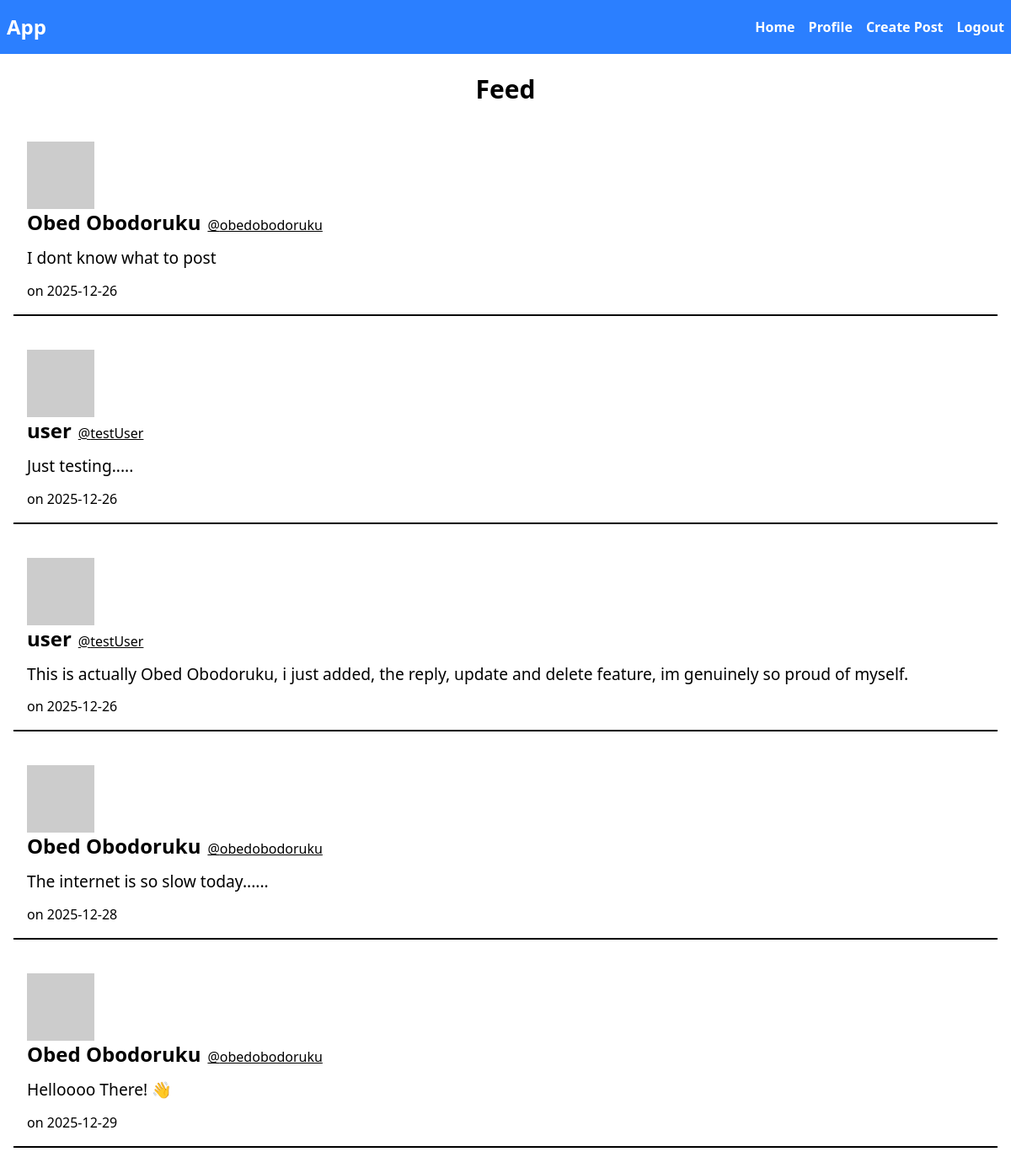
Screenshot of / (signed in) with the database file from the repository.
### app/models.py (models this page shows, shortened)
class Post(db.Model):
    id = db.Column(db.Integer, primary_key=True)
    content = db.Column(db.Text, nullable=False)
    date_posted = db.Column(db.DateTime, nullable=False, default=datetime.utcnow)
    user_id = db.Column(db.Integer, db.ForeignKey("user.id"), nullable=False)
    replies = db.relationship("Reply", backref="post", lazy=True, cascade="all, delete-orphan")

class User(db.Model, UserMixin):
    id = db.Column(db.Integer, primary_key=True)
    username = db.Column(db.String(150), unique=True, nullable=False)
    name = db.Column(db.String(150), default="user")
    email = db.Column(db.String(150), unique=True, nullable=False)
    password = db.Column(db.String(200), nullable=False)
    posts = db.relationship("Post", backref="user", lazy=True)
    replies = db.relationship(
        "Reply",
        backref="user",
        lazy=True,
        cascade="all, delete-orphan"
    )
    def avatar(self, size):
        digest = md5(self.email.lower().encode('utf-8')).hexdigest()
        return f'https://www.gravatar.com/avatar/{digest}?d=identicon&s={size}'

### app/routes.py (the view)
@app.route("/", methods=["GET", "POST"])
def index():
    posts = Post.query.all()
    return render_template("home.html", title="Home Page", posts=posts)

### app/models.py (called while the page is built)
@login_manager.user_loader
def load_user(user_id):
    return User.query.get(int(user_id))

### app/templates/home.html (shortened to what this page needs)
{% extends "layout.html" %}
{% block body %}
    <div class="my-6">
        <h1 class="text-center text-3xl font-bold mb-7">Feed</h1>
    {% if posts %}
        {% for post in posts %}
            {% if current_user.is_authenticated %}
                <div class="post-div p-4 mb-4">
                        <div>
                            <img src="{{ post.user.avatar(36) }}" alt="user pfp" />
                            <h4>
                                <div class="flex gap-2 items-center">
                                    <a class="text-2xl font-bold" style="cursor: pointer;" href="{{ url_for('user_posts', username=post.user.username) }}">
                                        <h5>{{ post.user.name }}</h5>
                                    </a>
                                    <a class="text-2xl font-bold" style="cursor: pointer;" href="{{ url_for('user_posts', username=post.user.username) }}">
                                        <small class="font-light text-[1rem] underline">@{{ post.user.username }}</small>
                                    </a>
                                </div>
                            </h4>
                        </div>
                    <a href="{{ url_for('view_post', post_id=post.id, username=post.user.username) }}">
                        <div class="my-3">
                            <p class="text-[1.2rem]">{{ post.content }}</p>
                        </div>
                        <div>
                            <span>
                                on {{ post.date_posted.strftime('%Y-%m-%d') }}
                            </span>
                        </div>
                    </a>
                </div>
                {% endif %}
        {% endfor %}
    {% endif %}
    </div>
{% endblock %}

### rows the page displays
Post: user.name "Obed Obodoruku", user.username "obedobodoruku", content "I dont know what to post", date_posted "2025-12-26"
Post: user.name "user", user.username "testUser", content "Just testing.....", date_posted "2025-12-26"
Post: user.name "user", user.username "testUser", content "This is actually Obed Obodoruku, i just added, the reply, update and delete feature, im genuinely so proud of myself.", date_posted "2025-12-26"
Post: user.name "Obed Obodoruku", user.username "obedobodoruku", content "The internet is so slow today......", date_posted "2025-12-28"
Post: user.name "Obed Obodoruku", user.username "obedobodoruku", content "Helloooo There! 👋", date_posted "2025-12-29"
